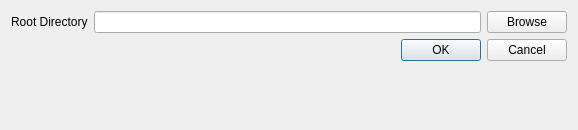
<?xml version="1.0" encoding="UTF-8"?>
<ui version="4.0">
 <class>DialogFindStudy</class>
 <widget class="QDialog" name="DialogFindStudy">
  <property name="windowModality">
   <enum>Qt::ApplicationModal</enum>
  </property>
  <property name="geometry">
   <rect>
    <x>0</x>
    <y>0</y>
    <width>578</width>
    <height>130</height>
   </rect>
  </property>
  <property name="windowTitle">
   <string>Ouvrir une étude</string>
  </property>
  <layout class="QVBoxLayout" name="verticalLayout">
   <item>
    <layout class="QHBoxLayout" name="horizontalLayout" stretch="0,1,0">
     <item>
      <widget class="QLabel" name="label">
       <property name="text">
        <string>Root Directory</string>
       </property>
      </widget>
     </item>
     <item>
      <widget class="QLineEdit" name="lineEditRootDir"/>
     </item>
     <item>
      <widget class="QPushButton" name="pushButtonBrowse">
       <property name="text">
        <string>Browse</string>
       </property>
      </widget>
     </item>
    </layout>
   </item>
   <item>
    <layout class="QHBoxLayout" name="horizontalLayout_2">
     <item>
      <spacer name="horizontalSpacer">
       <property name="orientation">
        <enum>Qt::Horizontal</enum>
       </property>
       <property name="sizeHint" stdset="0">
        <size>
         <width>40</width>
         <height>20</height>
        </size>
       </property>
      </spacer>
     </item>
     <item>
      <widget class="QDialogButtonBox" name="buttonBox">
       <property name="orientation">
        <enum>Qt::Horizontal</enum>
       </property>
       <property name="standardButtons">
        <set>QDialogButtonBox::Cancel|QDialogButtonBox::Ok</set>
       </property>
      </widget>
     </item>
    </layout>
   </item>
   <item>
    <spacer name="verticalSpacer">
     <property name="orientation">
      <enum>Qt::Vertical</enum>
     </property>
     <property name="sizeHint" stdset="0">
      <size>
       <width>20</width>
       <height>18</height>
      </size>
     </property>
    </spacer>
   </item>
  </layout>
 </widget>
 <resources/>
 <connections>
  <connection>
   <sender>buttonBox</sender>
   <signal>accepted()</signal>
   <receiver>DialogFindStudy</receiver>
   <slot>accept()</slot>
   <hints>
    <hint type="sourcelabel">
     <x>248</x>
     <y>254</y>
    </hint>
    <hint type="destinationlabel">
     <x>157</x>
     <y>274</y>
    </hint>
   </hints>
  </connection>
  <connection>
   <sender>buttonBox</sender>
   <signal>rejected()</signal>
   <receiver>DialogFindStudy</receiver>
   <slot>reject()</slot>
   <hints>
    <hint type="sourcelabel">
     <x>316</x>
     <y>260</y>
    </hint>
    <hint type="destinationlabel">
     <x>286</x>
     <y>274</y>
    </hint>
   </hints>
  </connection>
 </connections>
</ui>
